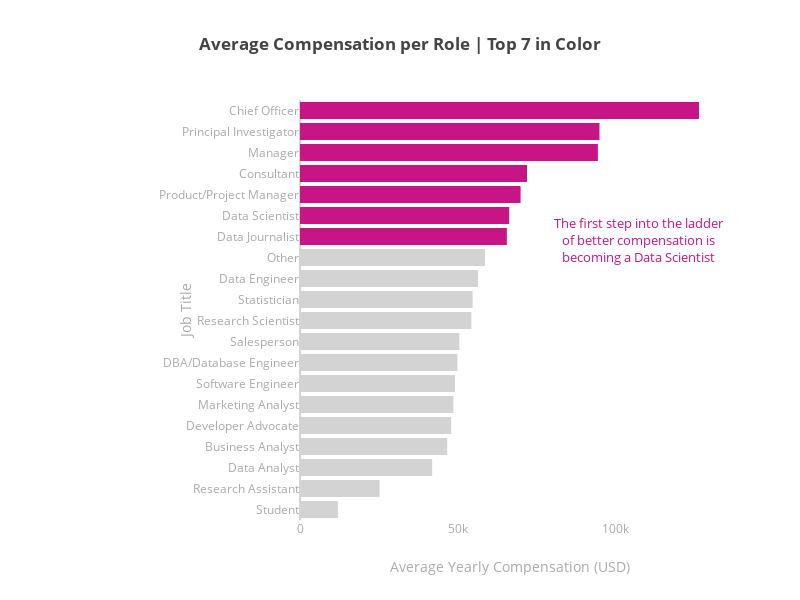

The cell this chart's notebook holds for it:
### Markdown cell above
### Should You Aim at the C-level?
It's obvious that a C-level compensation is much higher than an analyst's. But how much? Almost 3x. Also, managerial levels have better compensation. It obviously make sense that managerial position will lead to higher salary.

### Code cell
# Calculates compensation per role
barplot = personal_data.groupby(['role'], as_index=False)['yearly_compensation_numerical'].mean()

# Flags the top 5 roles to add color
barplot['role_highlight'] = (barplot.role == 'Data Scientist') | \
                        (barplot.role == 'Product/Project Manager') | \
                        (barplot.role == 'Consultant') | \
                        (barplot.role == 'Data Journalist') | \
                        (barplot.role == 'Manager') | \
                        (barplot.role == 'Principal Investigator') | \
                        (barplot.role == 'Chief Officer')

barplot.columns = ['y', 'x', 'role_highlight']
barplot = barplot.sort_values(by='x', ascending=True)
barplot['color'] = barplot.role_highlight.apply(lambda x: 'mediumvioletred' if x else 'lightgray')

title_text = ['<b>Average Compensation per Role | Top 7 in Color</b><br><i>', 'Average Yearly Compensation (USD)', 'Job Title']
annotations = [{'x': 0.6, 'y': 11.5, 'text': 'The first step into the ladder<br>of better compensation is<br>becoming a Data Scientist','color': 'mediumvioletred'}]

generate_barplot(title_text, annotations, orient='h', lmarg=300, h=600)

### Figure 1 — Plotly figure (JSON) as saved in the notebook; plotly's stock layout.template omitted (floating-point values rounded to 4 significant figures)
{"data": [{"marker": {"color": "lightgray"}, "name": "lightgray", "orientation": "h", "type": "bar", "uid": "674b03e7-10f4-4288-b99c-ce56b0106c11", "x": [12010.0, 25220.0, 41920.0, 46680.0, 47960.0, 48650.0, 49160.0, 49930.0, 50520.0, 54360.0, 54740.0, 56470.0, 58650.0], "y": ["Student", "Research Assistant", "Data Analyst", "Business Analyst", "Developer Advocate", "Marketing Analyst", "Software Engineer", "DBA/Database Engineer", "Salesperson", "Research Scientist", "Statistician", "Data Engineer", "Other"]}, {"marker": {"color": "mediumvioletred"}, "name": "mediumvioletred", "orientation": "h", "type": "bar", "uid": "1a56cbb4-3626-4daa-9349-978d5293fb66", "x": [65610.0, 66350.0, 69970.0, 72010.0, 94490.0, 94990.0, 126600.0], "y": ["Data Journalist", "Data Scientist", "Product/Project Manager", "Consultant", "Manager", "Principal Investigator", "Chief Officer"]}], "layout": {"annotations": [{"font": {"color": "mediumvioletred", "size": 13}, "showarrow": false, "text": "The first step into the ladder<br>of better compensation is<br>becoming a Data Scientist", "x": 0.6, "xanchor": "left", "xref": "paper", "y": 11.5, "yanchor": "bottom"}], "height": 600, "margin": {"l": 300}, "showlegend": false, "title": {"text": "<b>Average Compensation per Role | Top 7 in Color</b><br><i>"}, "width": 800, "xaxis": {"color": "#AAAAAA", "showgrid": false, "title": {"font": {"color": "#AAAAAA"}, "text": "Average Yearly Compensation (USD)"}}, "yaxis": {"color": "#AAAAAA", "showgrid": false, "title": {"font": {"color": "#AAAAAA"}, "text": "Job Title"}}}}
